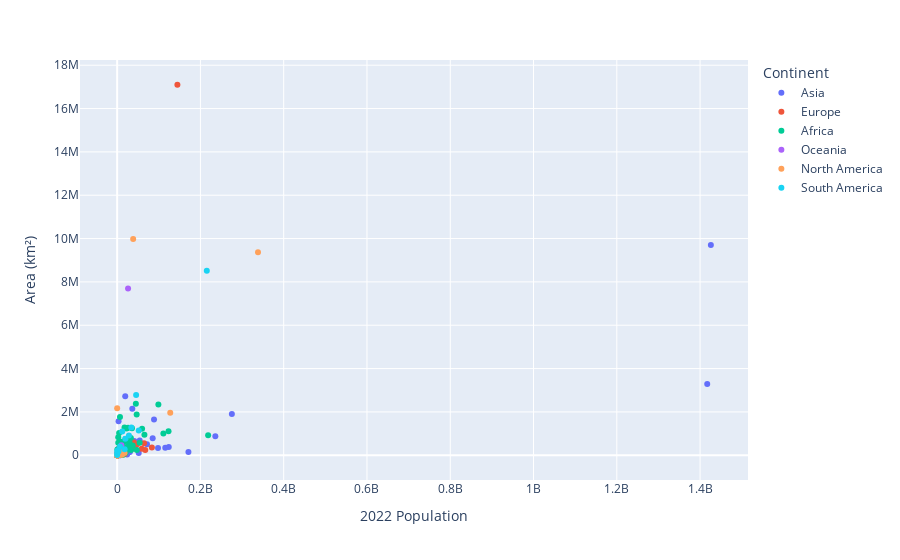

Notebook cell for this chart:
### Markdown cell above
Aqui poderíamos transformar as variáveis para ficarem em uma escala que fosse possível observar melhor o comportamento da massa dos pontos (localizada no canto inferior esquerdo). Mas como o objetivo do projeto é exercitar visualização e curiosidade, vamos tentar fazer um gráfico interativo para conhecer esses pontos discrepantes.

### Code cell
import plotly.express as px 

fig = px.scatter(pop_df, x='2022 Population', y='Area (km²)', color='Continent', hover_data=['Country/Territory'])

fig.show()

### Figure 1 — Plotly figure (JSON) as saved in the notebook; plotly's stock layout.template omitted (floating-point values rounded to 4 significant figures)
{"data": [{"customdata": [["Afghanistan"], ["Armenia"], ["Azerbaijan"], ["Bahrain"], ["Bangladesh"], ["Bhutan"], ["Brunei"], ["Cambodia"], ["China"], ["Georgia"], ["Hong Kong"], ["India"], ["Indonesia"], ["Iran"], ["Iraq"], ["Israel"], ["Japan"], ["Jordan"], ["Kazakhstan"], ["Kuwait"], ["Kyrgyzstan"], ["Laos"], ["Lebanon"], ["Macau"], ["Malaysia"], ["Maldives"], ["Mongolia"], ["Myanmar"], ["Nepal"], ["North Korea"], ["Oman"], ["Pakistan"], ["Palestine"], ["Philippines"], ["Qatar"], ["Saudi Arabia"], ["Singapore"], ["South Korea"], ["Sri Lanka"], ["Syria"], ["Taiwan"], ["Tajikistan"], ["Thailand"], ["Timor-Leste"], ["Turkey"], ["Turkmenistan"], ["United Arab Emirates"], ["Uzbekistan"], ["Vietnam"], ["Yemen"]], "hovertemplate": "Continent=Asia<br>2022 Population=%{x}<br>Area (km²)=%{y}<br>Country/Territory=%{customdata[0]}<extra></extra>", "legendgroup": "Asia", "marker": {"color": "#636efa", "symbol": "circle"}, "mode": "markers", "name": "Asia", "orientation": "v", "showlegend": true, "type": "scatter", "x": [41128771, 2780469, 10358074, 1472233, 171186372, 782455, 449002, 16767842, 1425887337, 3744385, 7488865, 1417173173, 275501339, 88550570, 44496122, 9038309, 123951692, 11285869, 19397998, 4268873, 6630623, 7529475, 5489739, 695168, 33938221, 523787, 3398366, 54179306, 30547580, 26069416, 4576298, 235824862, 5250072, 115559009, 2695122, 36408820, 5975689, 51815810, 21832143, 22125249, 23893394, 9952787, 71697030, 1341296, 85341241, 6430770, 9441129, 34627652, 98186856, 33696614], "xaxis": "x", "y": [652230, 29743, 86600, 765, 147570, 38394, 5765, 181035, 9706961, 69700, 1104, 3287590, 1904569, 1648195, 438317, 20770, 377930, 89342, 2724900, 17818, 199951, 236800, 10452, 30, 330803, 300, 1564110, 676578, 147181, 120538, 309500, 881912, 6220, 342353, 11586, 2149690, 710, 100210, 65610, 185180, 36193, 143100, 513120, 14874, 783562, 488100, 83600, 447400, 331212, 527968], "yaxis": "y"}, {"customdata": [["Albania"], ["Andorra"], ["Austria"], ["Belarus"], ["Belgium"], ["Bosnia and Herzegovina"], ["Bulgaria"], ["Croatia"], ["Cyprus"], ["Czech Republic"], ["Denmark"], ["Estonia"], ["Faroe Islands"], ["Finland"], ["France"], ["Germany"], ["Gibraltar"], ["Greece"], ["Guernsey"], ["Hungary"], ["Iceland"], ["Ireland"], ["Isle of Man"], ["Italy"], ["Jersey"], ["Latvia"], ["Liechtenstein"], ["Lithuania"], ["Luxembourg"], ["Malta"], ["Moldova"], ["Monaco"], ["Montenegro"], ["Netherlands"], ["North Macedonia"], ["Norway"], ["Poland"], ["Portugal"], ["Romania"], ["Russia"], ["San Marino"], ["Serbia"], ["Slovakia"], ["Slovenia"], ["Spain"], ["Sweden"], ["Switzerland"], ["Ukraine"], ["United Kingdom"], ["Vatican City"]], "hovertemplate": "Continent=Europe<br>2022 Population=%{x}<br>Area (km²)=%{y}<br>Country/Territory=%{customdata[0]}<extra></extra>", "legendgroup": "Europe", "marker": {"color": "#EF553B", "symbol": "circle"}, "mode": "markers", "name": "Europe", "orientation": "v", "showlegend": true, "type": "scatter", "x": [2842321, 79824, 8939617, 9534954, 11655930, 3233526, 6781953, 4030358, 1251488, 10493986, 5882261, 1326062, 53090, 5540745, 64626628, 83369843, 32649, 10384971, 63301, 9967308, 372899, 5023109, 84519, 59037474, 110778, 1850651, 39327, 2750055, 647599, 533286, 3272996, 36469, 627082, 17564014, 2093599, 5434319, 39857145, 10270865, 19659267, 144713314, 33660, 7221365, 5643453, 2119844, 47558630, 10549347, 8740472, 39701739, 67508936, 510], "xaxis": "x", "y": [28748, 468, 83871, 207600, 30528, 51209, 110879, 56594, 9251, 78865, 43094, 45227, 1393, 338424, 551695, 357114, 6, 131990, 78, 93028, 103000, 70273, 572, 301336, 116, 64559, 160, 65300, 2586, 316, 33846, 2, 13812, 41850, 25713, 323802, 312679, 92090, 238391, 17098242, 61, 88361, 49037, 20273, 505992, 450295, 41284, 603500, 242900, 1], "yaxis": "y"}, {"customdata": [["Algeria"], ["Angola"], ["Benin"], ["Botswana"], ["Burkina Faso"], ["Burundi"], ["Cameroon"], ["Cape Verde"], ["Central African Republic"], ["Chad"], ["Comoros"], ["Djibouti"], ["DR Congo"], ["Egypt"], ["Equatorial Guinea"], ["Eritrea"], ["Eswatini"], ["Ethiopia"], ["Gabon"], ["Gambia"], ["Ghana"], ["Guinea"], ["Guinea-Bissau"], ["Ivory Coast"], ["Kenya"], ["Lesotho"], ["Liberia"], ["Libya"], ["Madagascar"], ["Malawi"], ["Mali"], ["Mauritania"], ["Mauritius"], ["Mayotte"], ["Morocco"], ["Mozambique"], ["Namibia"], ["Niger"], ["Nigeria"], ["Republic of the Congo"], ["Reunion"], ["Rwanda"], ["Sao Tome and Principe"], ["Senegal"], ["Seychelles"], ["Sierra Leone"], ["Somalia"], ["South Africa"], ["South Sudan"], ["Sudan"], ["Tanzania"], ["Togo"], ["Tunisia"], ["Uganda"], ["Western Sahara"], ["Zambia"], ["Zimbabwe"]], "hovertemplate": "Continent=Africa<br>2022 Population=%{x}<br>Area (km²)=%{y}<br>Country/Territory=%{customdata[0]}<extra></extra>", "legendgroup": "Africa", "marker": {"color": "#00cc96", "symbol": "circle"}, "mode": "markers", "name": "Africa", "orientation": "v", "showlegend": true, "type": "scatter", "x": [44903225, 35588987, 13352864, 2630296, 22673762, 12889576, 27914536, 593149, 5579144, 17723315, 836774, 1120849, 99010212, 110990103, 1674908, 3684032, 1201670, 123379924, 2388992, 2705992, 33475870, 13859341, 2105566, 28160542, 54027487, 2305825, 5302681, 6812341, 29611714, 20405317, 22593590, 4736139, 1299469, 326101, 37457971, 32969517, 2567012, 26207977, 218541212, 5970424, 974052, 13776698, 227380, 17316449, 107118, 8605718, 17597511, 59893885, 10913164, 46874204, 65497748, 8848699, 12356117, 47249585, 575986, 20017675, 16320537], "xaxis": "x", "y": [2381741, 1246700, 112622, 582000, 272967, 27834, 475442, 4033, 622984, 1284000, 1862, 23200, 2344858, 1002450, 28051, 117600, 17364, 1104300, 267668, 10689, 238533, 245857, 36125, 322463, 580367, 30355, 111369, 1759540, 587041, 118484, 1240192, 1030700, 2040, 374, 446550, 801590, 825615, 1267000, 923768, 342000, 2511, 26338, 964, 196722, 452, 71740, 637657, 1221037, 619745, 1886068, 945087, 56785, 163610, 241550, 266000, 752612, 390757], "yaxis": "y"}, {"customdata": [["American Samoa"], ["Australia"], ["Cook Islands"], ["Fiji"], ["French Polynesia"], ["Guam"], ["Kiribati"], ["Marshall Islands"], ["Micronesia"], ["Nauru"], ["New Caledonia"], ["New Zealand"], ["Niue"], ["Northern Mariana Islands"], ["Palau"], ["Papua New Guinea"], ["Samoa"], ["Solomon Islands"], ["Tokelau"], ["Tonga"], ["Tuvalu"], ["Vanuatu"], ["Wallis and Futuna"]], "hovertemplate": "Continent=Oceania<br>2022 Population=%{x}<br>Area (km²)=%{y}<br>Country/Territory=%{customdata[0]}<extra></extra>", "legendgroup": "Oceania", "marker": {"color": "#ab63fa", "symbol": "circle"}, "mode": "markers", "name": "Oceania", "orientation": "v", "showlegend": true, "type": "scatter", "x": [44273, 26177413, 17011, 929766, 306279, 171774, 131232, 41569, 114164, 12668, 289950, 5185288, 1934, 49551, 18055, 10142619, 222382, 724273, 1871, 106858, 11312, 326740, 11572], "xaxis": "x", "y": [199, 7692024, 236, 18272, 4167, 549, 811, 181, 702, 21, 18575, 270467, 260, 464, 459, 462840, 2842, 28896, 12, 747, 26, 12189, 142], "yaxis": "y"}, {"customdata": [["Anguilla"], ["Antigua and Barbuda"], ["Aruba"], ["Bahamas"], ["Barbados"], ["Belize"], ["Bermuda"], ["British Virgin Islands"], ["Canada"], ["Cayman Islands"], ["Costa Rica"], ["Cuba"], ["Curacao"], ["Dominica"], ["Dominican Republic"], ["El Salvador"], ["Greenland"], ["Grenada"], ["Guadeloupe"], ["Guatemala"], ["Haiti"], ["Honduras"], ["Jamaica"], ["Martinique"], ["Mexico"], ["Montserrat"], ["Nicaragua"], ["Panama"], ["Puerto Rico"], ["Saint Barthelemy"], ["Saint Kitts and Nevis"], ["Saint Lucia"], ["Saint Martin"], ["Saint Pierre and Miquelon"], ["Saint Vincent and the Grenadines"], ["Sint Maarten"], ["Trinidad and Tobago"], ["Turks and Caicos Islands"], ["United States"], ["United States Virgin Islands"]], "hovertemplate": "Continent=North America<br>2022 Population=%{x}<br>Area (km²)=%{y}<br>Country/Territory=%{customdata[0]}<extra></extra>", "legendgroup": "North America", "marker": {"color": "#FFA15A", "symbol": "circle"}, "mode": "markers", "name": "North America", "orientation": "v", "showlegend": true, "type": "scatter", "x": [15857, 93763, 106445, 409984, 281635, 405272, 64184, 31305, 38454327, 68706, 5180829, 11212191, 191163, 72737, 11228821, 6336392, 56466, 125438, 395752, 17843908, 11584996, 10432860, 2827377, 367507, 127504125, 4390, 6948392, 4408581, 3252407, 10967, 47657, 179857, 31791, 5862, 103948, 44175, 1531044, 45703, 338289857, 99465], "xaxis": "x", "y": [91, 442, 180, 13943, 430, 22966, 54, 151, 9984670, 264, 51100, 109884, 444, 751, 48671, 21041, 2166086, 344, 1628, 108889, 27750, 112492, 10991, 1128, 1964375, 102, 130373, 75417, 8870, 21, 261, 616, 53, 242, 389, 34, 5130, 948, 9372610, 347], "yaxis": "y"}, {"customdata": [["Argentina"], ["Bolivia"], ["Brazil"], ["Chile"], ["Colombia"], ["Ecuador"], ["Falkland Islands"], ["French Guiana"], ["Guyana"], ["Paraguay"], ["Peru"], ["Suriname"], ["Uruguay"], ["Venezuela"]], "hovertemplate": "Continent=South America<br>2022 Population=%{x}<br>Area (km²)=%{y}<br>Country/Territory=%{customdata[0]}<extra></extra>", "legendgroup": "South America", "marker": {"color": "#19d3f3", "symbol": "circle"}, "mode": "markers", "name": "South America", "orientation": "v", "showlegend": true, "type": "scatter", "x": [45510318, 12224110, 215313498, 19603733, 51874024, 18001000, 3780, 304557, 808726, 6780744, 34049588, 618040, 3422794, 28301696], "xaxis": "x", "y": [2780400, 1098581, 8515767, 756102, 1141748, 276841, 12173, 83534, 214969, 406752, 1285216, 163820, 181034, 916445], "yaxis": "y"}], "layout": {"legend": {"title": {"text": "Continent"}, "tracegroupgap": 0}, "margin": {"t": 60}, "xaxis": {"anchor": "y", "domain": [0, 1], "title": {"text": "2022 Population"}}, "yaxis": {"anchor": "x", "domain": [0, 1], "title": {"text": "Area (km²)"}}}}
